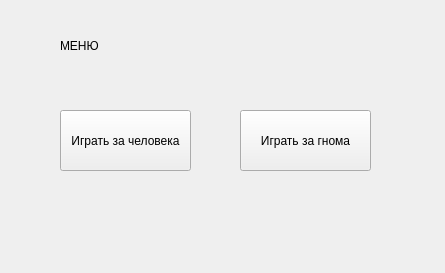
<?xml version="1.0" encoding="UTF-8"?>
<ui version="4.0">
 <class>startMenu</class>
 <widget class="QWidget" name="startMenu">
  <property name="geometry">
   <rect>
    <x>0</x>
    <y>0</y>
    <width>445</width>
    <height>273</height>
   </rect>
  </property>
  <property name="windowTitle">
   <string>Form</string>
  </property>
  <widget class="QPushButton" name="pushButton">
   <property name="geometry">
    <rect>
     <x>60</x>
     <y>110</y>
     <width>131</width>
     <height>61</height>
    </rect>
   </property>
   <property name="text">
    <string>Играть за человека</string>
   </property>
  </widget>
  <widget class="QPushButton" name="pushButton_3">
   <property name="geometry">
    <rect>
     <x>240</x>
     <y>110</y>
     <width>131</width>
     <height>61</height>
    </rect>
   </property>
   <property name="text">
    <string>Играть за гнома</string>
   </property>
  </widget>
  <widget class="QLabel" name="label">
   <property name="geometry">
    <rect>
     <x>60</x>
     <y>20</y>
     <width>101</width>
     <height>51</height>
    </rect>
   </property>
   <property name="text">
    <string>МЕНЮ</string>
   </property>
  </widget>
 </widget>
 <resources/>
 <connections/>
</ui>
